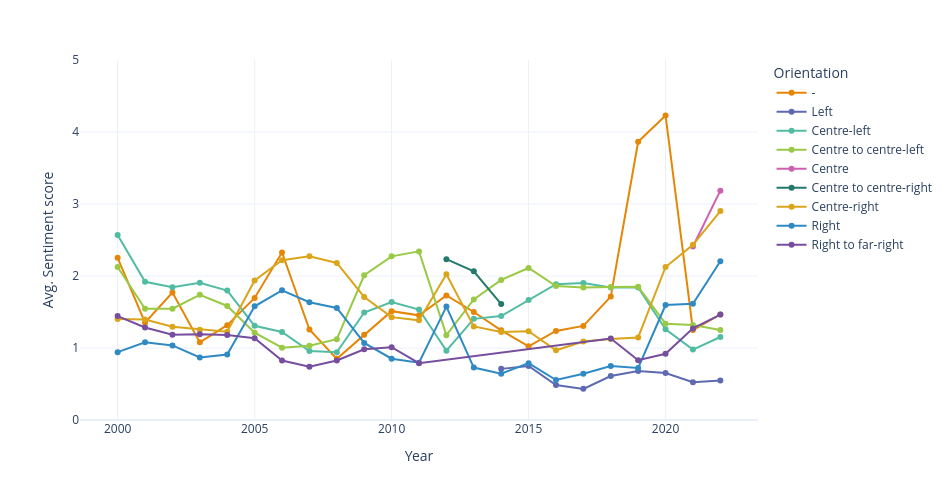

Notebook source saved alongside this figure:
### Markdown cell above
Distribution of Sentiment scores by Party Orientation

Most orientations gravitate heavily towards negative sentiment (Median: Left - 0.16, Right to far-right - 0.38, Right - 0.37, Non-aligned MPs ("-") - 0.58, Centre-left - 0.74), while Centre to centre-left and Centre show (much) more distributed values and higher medians (Centre to centre-right: 1.70, Centre: 3.42, which is also the highest median among orientation categories).

### Code cell
#Political orientation x Sentiment scores (across years)
# Plot sample trends per "Month", use "Year" for better full dataset visualisations


status_term = df.groupby(["Party_orientation", "Year"]).agg({"Senti_n":"mean"}).reset_index()
status_term

fig=px.line(status_term, x="Year", y="Senti_n", color="Party_orientation", category_orders={"Party_orientation":["-", "Left", "Centre-left", "Centre to centre-left", "Centre", "Centre to centre-right", "Centre-right", "Right", "Right to far-right"]}, markers=True, 
            color_discrete_sequence=px.colors.qualitative.Vivid)
fig.update_layout(
    height=500,  
    width=950,
    yaxis=dict(range=[0, 5]),

    yaxis_title='Avg. Sentiment score',
    legend_title='Orientation',
    template='plotly_white',
)


fig.show()

### Figure 1 — Plotly figure (JSON) as saved in the notebook; plotly's stock layout.template omitted (floating-point values rounded to 4 significant figures)
{"data": [{"hovertemplate": "Party_orientation=-<br>Year=%{x}<br>Senti_n=%{y}<extra></extra>", "legendgroup": "-", "line": {"color": "rgb(229, 134, 6)", "dash": "solid"}, "marker": {"symbol": "circle"}, "mode": "lines+markers", "name": "-", "orientation": "v", "showlegend": true, "type": "scatter", "x": [2000, 2001, 2002, 2003, 2004, 2005, 2006, 2007, 2008, 2009, 2010, 2011, 2012, 2013, 2014, 2015, 2016, 2017, 2018, 2019, 2020, 2021, 2022], "xaxis": "x", "y": [2.252, 1.352, 1.77, 1.078, 1.317, 1.694, 2.327, 1.256, 0.8499, 1.184, 1.511, 1.454, 1.73, 1.5, 1.246, 1.023, 1.237, 1.307, 1.714, 3.864, 4.229, 1.249, 1.465], "yaxis": "y"}, {"hovertemplate": "Party_orientation=Left<br>Year=%{x}<br>Senti_n=%{y}<extra></extra>", "legendgroup": "Left", "line": {"color": "rgb(93, 105, 177)", "dash": "solid"}, "marker": {"symbol": "circle"}, "mode": "lines+markers", "name": "Left", "orientation": "v", "showlegend": true, "type": "scatter", "x": [2014, 2015, 2016, 2017, 2018, 2019, 2020, 2021, 2022], "xaxis": "x", "y": [0.7101, 0.7501, 0.4852, 0.4324, 0.6112, 0.6806, 0.6535, 0.526, 0.5478], "yaxis": "y"}, {"hovertemplate": "Party_orientation=Centre-left<br>Year=%{x}<br>Senti_n=%{y}<extra></extra>", "legendgroup": "Centre-left", "line": {"color": "rgb(82, 188, 163)", "dash": "solid"}, "marker": {"symbol": "circle"}, "mode": "lines+markers", "name": "Centre-left", "orientation": "v", "showlegend": true, "type": "scatter", "x": [2000, 2001, 2002, 2003, 2004, 2005, 2006, 2007, 2008, 2009, 2010, 2011, 2012, 2013, 2014, 2015, 2016, 2017, 2018, 2019, 2020, 2021, 2022], "xaxis": "x", "y": [2.569, 1.92, 1.844, 1.907, 1.798, 1.308, 1.223, 0.9576, 0.941, 1.493, 1.639, 1.534, 0.9635, 1.405, 1.444, 1.667, 1.886, 1.904, 1.839, 1.841, 1.259, 0.9786, 1.153], "yaxis": "y"}, {"hovertemplate": "Party_orientation=Centre to centre-left<br>Year=%{x}<br>Senti_n=%{y}<extra></extra>", "legendgroup": "Centre to centre-left", "line": {"color": "rgb(153, 201, 69)", "dash": "solid"}, "marker": {"symbol": "circle"}, "mode": "lines+markers", "name": "Centre to centre-left", "orientation": "v", "showlegend": true, "type": "scatter", "x": [2000, 2001, 2002, 2003, 2004, 2005, 2006, 2007, 2008, 2009, 2010, 2011, 2012, 2013, 2014, 2015, 2016, 2017, 2018, 2019, 2020, 2021, 2022], "xaxis": "x", "y": [2.125, 1.545, 1.546, 1.739, 1.584, 1.213, 1.004, 1.03, 1.122, 2.011, 2.273, 2.342, 1.178, 1.675, 1.946, 2.112, 1.861, 1.84, 1.847, 1.851, 1.338, 1.32, 1.25], "yaxis": "y"}, {"hovertemplate": "Party_orientation=Centre<br>Year=%{x}<br>Senti_n=%{y}<extra></extra>", "legendgroup": "Centre", "line": {"color": "rgb(204, 97, 176)", "dash": "solid"}, "marker": {"symbol": "circle"}, "mode": "lines+markers", "name": "Centre", "orientation": "v", "showlegend": true, "type": "scatter", "x": [2021, 2022], "xaxis": "x", "y": [2.41, 3.185], "yaxis": "y"}, {"hovertemplate": "Party_orientation=Centre to centre-right<br>Year=%{x}<br>Senti_n=%{y}<extra></extra>", "legendgroup": "Centre to centre-right", "line": {"color": "rgb(36, 121, 108)", "dash": "solid"}, "marker": {"symbol": "circle"}, "mode": "lines+markers", "name": "Centre to centre-right", "orientation": "v", "showlegend": true, "type": "scatter", "x": [2012, 2013, 2014], "xaxis": "x", "y": [2.233, 2.066, 1.611], "yaxis": "y"}, {"hovertemplate": "Party_orientation=Centre-right<br>Year=%{x}<br>Senti_n=%{y}<extra></extra>", "legendgroup": "Centre-right", "line": {"color": "rgb(218, 165, 27)", "dash": "solid"}, "marker": {"symbol": "circle"}, "mode": "lines+markers", "name": "Centre-right", "orientation": "v", "showlegend": true, "type": "scatter", "x": [2000, 2001, 2002, 2003, 2004, 2005, 2006, 2007, 2008, 2009, 2010, 2011, 2012, 2013, 2014, 2015, 2016, 2017, 2018, 2019, 2020, 2021, 2022], "xaxis": "x", "y": [1.404, 1.397, 1.294, 1.255, 1.226, 1.938, 2.22, 2.273, 2.181, 1.709, 1.429, 1.384, 2.024, 1.299, 1.223, 1.234, 0.9684, 1.09, 1.126, 1.147, 2.125, 2.433, 2.903], "yaxis": "y"}, {"hovertemplate": "Party_orientation=Right<br>Year=%{x}<br>Senti_n=%{y}<extra></extra>", "legendgroup": "Right", "line": {"color": "rgb(47, 138, 196)", "dash": "solid"}, "marker": {"symbol": "circle"}, "mode": "lines+markers", "name": "Right", "orientation": "v", "showlegend": true, "type": "scatter", "x": [2000, 2001, 2002, 2003, 2004, 2005, 2006, 2007, 2008, 2009, 2010, 2011, 2012, 2013, 2014, 2015, 2016, 2017, 2018, 2019, 2020, 2021, 2022], "xaxis": "x", "y": [0.9426, 1.08, 1.036, 0.8689, 0.9094, 1.58, 1.802, 1.637, 1.556, 1.071, 0.8512, 0.7965, 1.575, 0.7278, 0.6425, 0.7895, 0.5548, 0.6417, 0.7485, 0.7235, 1.597, 1.615, 2.204], "yaxis": "y"}, {"hovertemplate": "Party_orientation=Right to far-right<br>Year=%{x}<br>Senti_n=%{y}<extra></extra>", "legendgroup": "Right to far-right", "line": {"color": "rgb(118, 78, 159)", "dash": "solid"}, "marker": {"symbol": "circle"}, "mode": "lines+markers", "name": "Right to far-right", "orientation": "v", "showlegend": true, "type": "scatter", "x": [2000, 2001, 2002, 2003, 2004, 2005, 2006, 2007, 2008, 2009, 2010, 2011, 2018, 2019, 2020, 2021, 2022], "xaxis": "x", "y": [1.444, 1.285, 1.185, 1.19, 1.181, 1.135, 0.8269, 0.741, 0.8259, 0.9828, 1.01, 0.789, 1.131, 0.8293, 0.9193, 1.272, 1.464], "yaxis": "y"}], "layout": {"height": 500, "legend": {"title": {"text": "Orientation"}, "tracegroupgap": 0}, "margin": {"t": 60}, "width": 950, "xaxis": {"anchor": "y", "domain": [0, 1], "title": {"text": "Year"}}, "yaxis": {"anchor": "x", "domain": [0, 1], "range": [0, 5], "title": {"text": "Avg. Sentiment score"}}}}
